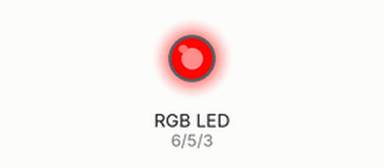
Bench run of a sketch on a simulated Arduino Uno, built with avr-gcc and run on an emulated ATmega328P. On the bench: an RGB LED mixed from three pins (HIGH = lit). Dim RGB values are drawn brighter than linear.

Above: at 0.05 s.
At 0.95 s:
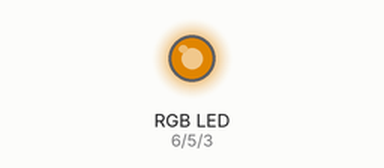
At 1.8 s:
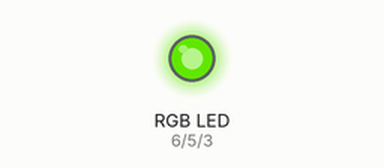
At 3.6 s:
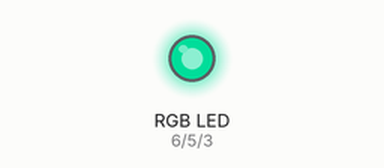
At 5.35 s:
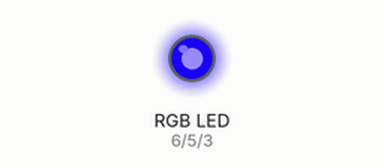
At 7.15 s:
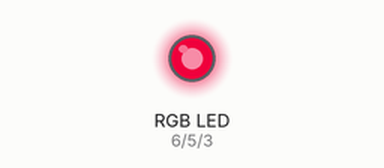
Timing chart, 0 to 10.0 s (numbered marks = the images above):
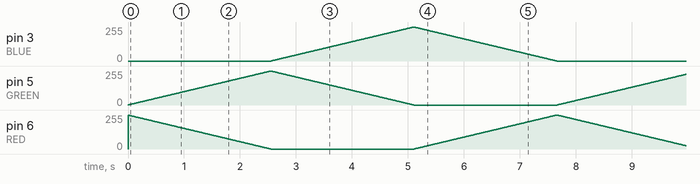

The sketch:

refactored.ino
```cpp
#define BLUE 3
#define GREEN 5
#define RED 6

#define R 0
#define G 1
#define B 2

#define delayTime 10

int colors[3] = {0,0,0};
int other = 0;

void setup()
{
  pinMode(RED, OUTPUT);
  pinMode(GREEN, OUTPUT);
  pinMode(BLUE, OUTPUT);
  digitalWrite(RED, HIGH);
  digitalWrite(GREEN, LOW);
  digitalWrite(BLUE, LOW);
}

int translate(int color) {
  int translation = 0;
  switch (color) {
    case 0:
      translation = 6;
      break;
    case 1:
      translation = 5;
      break;
    case 2:
      translation = 3;
      break;
  }
  return translation;
}

void loop()
{
  #define delayTime 10 // fading time between colors

  for (int i = 0; i < 3; i++) {
    colors[0] = colors[1] = colors[2] = 0;
    colors[i] = 255;
    other = (i + 1) % 3;
    for (int j = 0; j < 255; j++) {
      colors[i] -= 1;
      colors[other] +=1;
      analogWrite(translate(i), colors[i]);
      analogWrite(translate(other), colors[other]);
      delay(delayTime);
    }
  }
}
```
